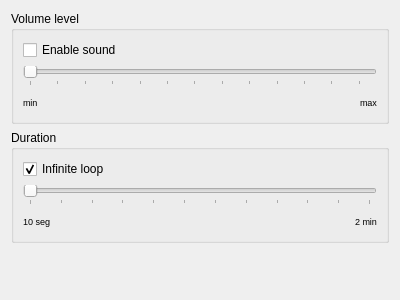
<?xml version="1.0" encoding="UTF-8"?>
<ui version="4.0">
 <class>xalertuConfigSound</class>
 <widget class="QWidget" name="xalertuConfigSound">
  <property name="geometry">
   <rect>
    <x>0</x>
    <y>0</y>
    <width>400</width>
    <height>300</height>
   </rect>
  </property>
  <property name="windowTitle">
   <string>Sound</string>
  </property>
  <layout class="QVBoxLayout" name="verticalLayout">
   <item>
    <layout class="QGridLayout" name="gridLayout">
     <item row="5" column="1">
      <spacer name="verticalSpacer">
       <property name="orientation">
        <enum>Qt::Vertical</enum>
       </property>
       <property name="sizeHint" stdset="0">
        <size>
         <width>20</width>
         <height>40</height>
        </size>
       </property>
      </spacer>
     </item>
     <item row="4" column="1">
      <widget class="QGroupBox" name="verticalGroupBox">
       <property name="title">
        <string>Duration</string>
       </property>
       <layout class="QVBoxLayout" name="verticalLayout_2">
        <item>
         <widget class="QCheckBox" name="alarmLoop">
          <property name="text">
           <string>Infinite loop</string>
          </property>
          <property name="checked">
           <bool>true</bool>
          </property>
          <property name="autoRepeat">
           <bool>false</bool>
          </property>
         </widget>
        </item>
        <item>
         <widget class="QSlider" name="alarmDuration">
          <property name="enabled">
           <bool>false</bool>
          </property>
          <property name="minimum">
           <number>1</number>
          </property>
          <property name="maximum">
           <number>12</number>
          </property>
          <property name="pageStep">
           <number>1</number>
          </property>
          <property name="orientation">
           <enum>Qt::Horizontal</enum>
          </property>
          <property name="tickPosition">
           <enum>QSlider::TicksBelow</enum>
          </property>
          <property name="tickInterval">
           <number>1</number>
          </property>
         </widget>
        </item>
        <item>
         <layout class="QGridLayout" name="gridLayout_2">
          <item row="0" column="0">
           <widget class="QLabel" name="label">
            <property name="font">
             <font>
              <pointsize>7</pointsize>
             </font>
            </property>
            <property name="text">
             <string>10 seg</string>
            </property>
           </widget>
          </item>
          <item row="0" column="2">
           <widget class="QLabel" name="label_2">
            <property name="font">
             <font>
              <pointsize>7</pointsize>
             </font>
            </property>
            <property name="text">
             <string>2 min</string>
            </property>
           </widget>
          </item>
          <item row="0" column="1">
           <spacer name="horizontalSpacer">
            <property name="orientation">
             <enum>Qt::Horizontal</enum>
            </property>
            <property name="sizeHint" stdset="0">
             <size>
              <width>40</width>
              <height>20</height>
             </size>
            </property>
           </spacer>
          </item>
         </layout>
        </item>
       </layout>
      </widget>
     </item>
     <item row="3" column="1">
      <widget class="QGroupBox" name="verticalGroupBox_2">
       <property name="title">
        <string>Volume level</string>
       </property>
       <layout class="QVBoxLayout" name="verticalLayout_3">
        <item>
         <widget class="QCheckBox" name="soundEnabled">
          <property name="text">
           <string>Enable sound</string>
          </property>
         </widget>
        </item>
        <item>
         <widget class="QSlider" name="soundVolume">
          <property name="enabled">
           <bool>true</bool>
          </property>
          <property name="orientation">
           <enum>Qt::Horizontal</enum>
          </property>
          <property name="tickPosition">
           <enum>QSlider::TicksBelow</enum>
          </property>
          <property name="tickInterval">
           <number>8</number>
          </property>
         </widget>
        </item>
        <item>
         <layout class="QGridLayout" name="gridLayout_3">
          <item row="0" column="0">
           <widget class="QLabel" name="label_3">
            <property name="font">
             <font>
              <pointsize>7</pointsize>
             </font>
            </property>
            <property name="text">
             <string>min</string>
            </property>
           </widget>
          </item>
          <item row="0" column="2">
           <widget class="QLabel" name="label_4">
            <property name="font">
             <font>
              <pointsize>7</pointsize>
             </font>
            </property>
            <property name="text">
             <string>max</string>
            </property>
           </widget>
          </item>
          <item row="0" column="1">
           <spacer name="horizontalSpacer_2">
            <property name="orientation">
             <enum>Qt::Horizontal</enum>
            </property>
            <property name="sizeHint" stdset="0">
             <size>
              <width>40</width>
              <height>20</height>
             </size>
            </property>
           </spacer>
          </item>
         </layout>
        </item>
       </layout>
      </widget>
     </item>
    </layout>
   </item>
  </layout>
 </widget>
 <resources/>
 <connections/>
</ui>
